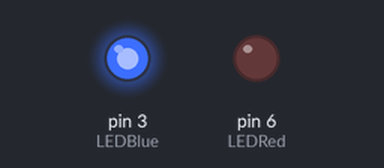
Bench run of a sketch on a simulated Arduino Uno, built with avr-gcc and run on an emulated ATmega328P. Shown: output pins drawn as LEDs (lit = HIGH).

Above: at 0.6 s.
At 1.2 s:
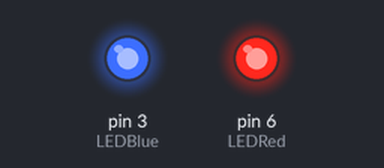
At 2.2 s:
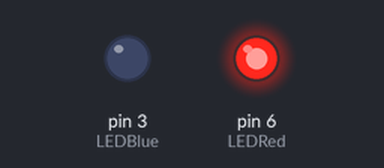
Timing chart, 0 to 6.4 s (numbered marks = the images above):
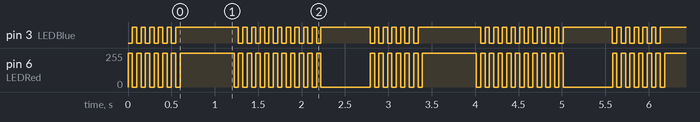

Measured:
- by itself, pin 6 (LEDRed): repeats every 2.8 s: 255/255 0.62 s, 10 × (0/255 0.05 s, 255/255 0.05 s), 0/255 0.57 s, 6 × (255/255 0.05 s, 0/255 0.05 s)
- by itself, pin 3 (LEDBlue): repeats every 2.8 s: HIGH 0.72 s, 9 × (LOW 0.05 s, HIGH 0.05 s), LOW 0.05 s, HIGH 0.57 s, 5 × (LOW 0.05 s, HIGH 0.05 s), LOW 0.05 s

The sketch:

nycPolice.ino
```cpp
int LEDBlue = 3;
int LEDRed = 6;

void setup() {
  pinMode(LEDBlue, OUTPUT);
  pinMode(LEDRed, OUTPUT);
}

void flashBothLEDs() {
  for (int i = 0; i < 11; i++) {
    digitalWrite(LEDBlue, HIGH);
    digitalWrite(LEDRed, HIGH);
    delay(5);
  }

}

void flashLEDquick(int LED) {
  digitalWrite(LED, HIGH);
  delay(50);
  digitalWrite(LED, LOW);
}

void slowLEDAscension(int LED) {
  for (int i = 0; i < 256; i++) {
    analogWrite(LED, i);
    delay(1);
  }

  for (int i = 255; i >= 0; i--) {
    analogWrite(LED, i);
    delay(1);
  }

}

void loop() {
  for (int i = 0; i < 6; i++) {
    flashLEDquick(LEDRed);
    flashLEDquick(LEDBlue);
  }

  flashBothLEDs();

  slowLEDAscension(LEDRed);

  for (int i = 0; i < 11; i++) {
    flashLEDquick(LEDRed);
    flashLEDquick(LEDBlue);
  }

  slowLEDAscension(LEDBlue);


}
```
